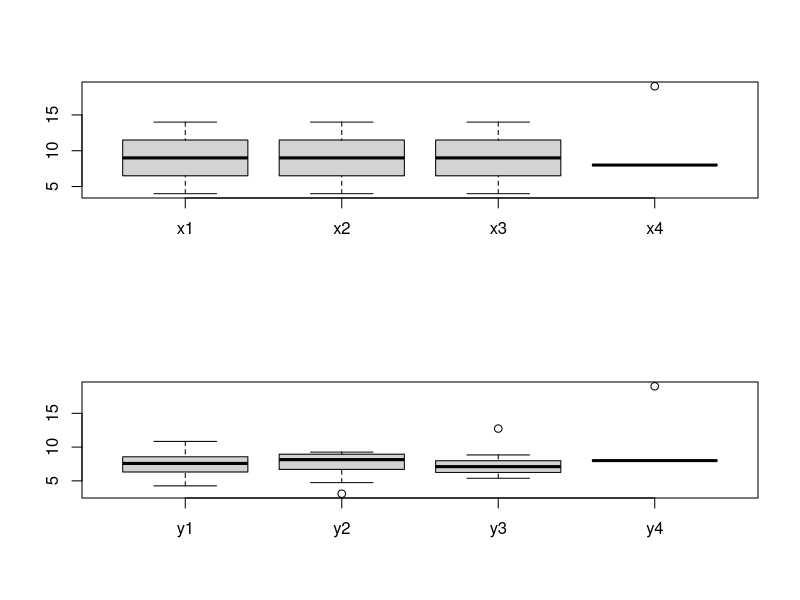
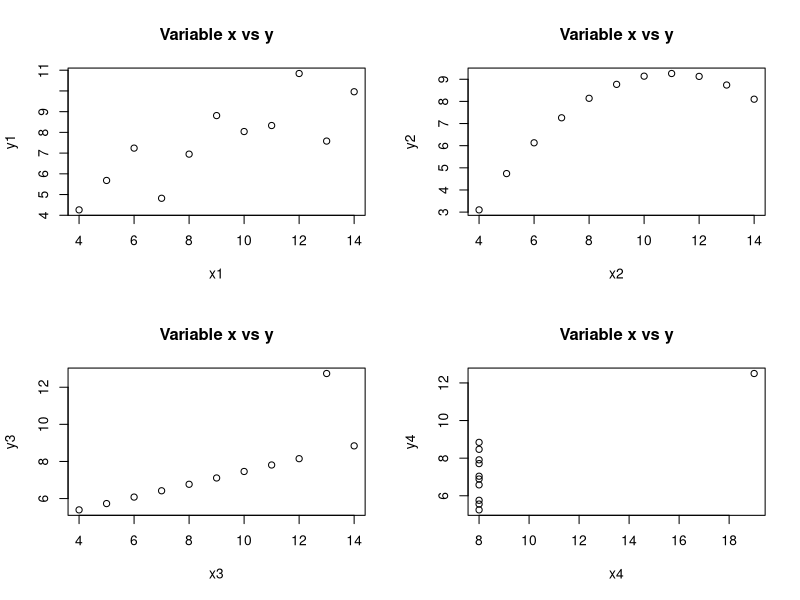

These charts were generated, in order, by the following R code:
#Uses the dataset anscombe in the package datasets
library(datasets)
data(anscombe)

#Plot two boxplot (one for each set of variables) of the 4 samples 
par(mfrow = c(2,1))
boxplot(anscombe$x1, anscombe$x2, anscombe$x3, anscombe$x4, names = c("x1","x2","x3","x4"))
boxplot(anscombe$y1, anscombe$y2, anscombe$y3, anscombe$x4, names = c("y1","y2","y3","y4"))

#Plot by set of xy variables
par(mfrow = c(2,2))
mapply(FUN = plot,x=anscombe[1:4],y=anscombe[5:8], xlab = names(anscombe[1:4]), ylab = names(anscombe[5:8]), main = "Variable x vs y")

#Advance graphics in R: lattice, ggplot2, ggvis
#http://varianceexplained.org/r/teach_ggplot2_to_beginners/

#function that resets the grapg display
resetDisplay <- function() {
  dev.new()
  op <- par(no.readonly = TRUE)
  dev.off()
  op
}

#pch set the symbole used